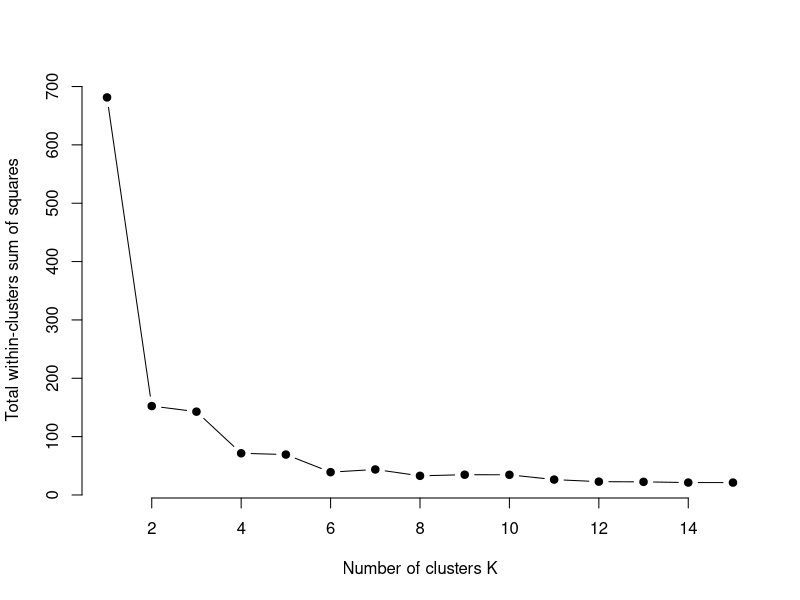
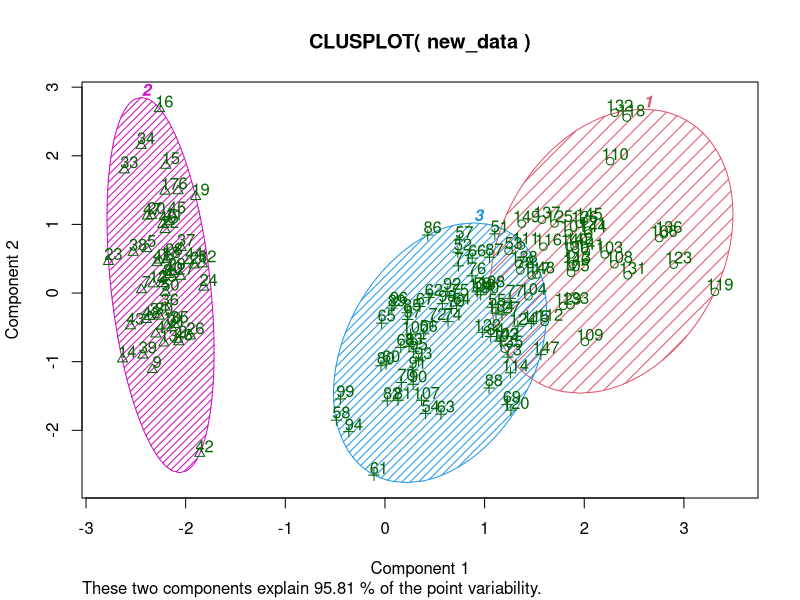

Write R code to recreate these figures, in order.
"k-means clustering "
data("iris")
names(iris)
new_data<-subset(iris,select = c(-Species))
new_data
cl<-kmeans(new_data,3)
cl
data <- new_data
wss <- sapply(1:15, 
              function(k){kmeans(data, k )$tot.withinss})
wss
plot(1:15, wss,
    type="b", pch = 19, frame = FALSE, 
     xlab="Number of clusters K",
     ylab="Total within-clusters sum of squares")

install.packages("cluster")
library(cluster)
clusplot(new_data, cl$cluster, color=TRUE, shade=TRUE, labels=2, lines=0)
cl$cluster
cl$centers
